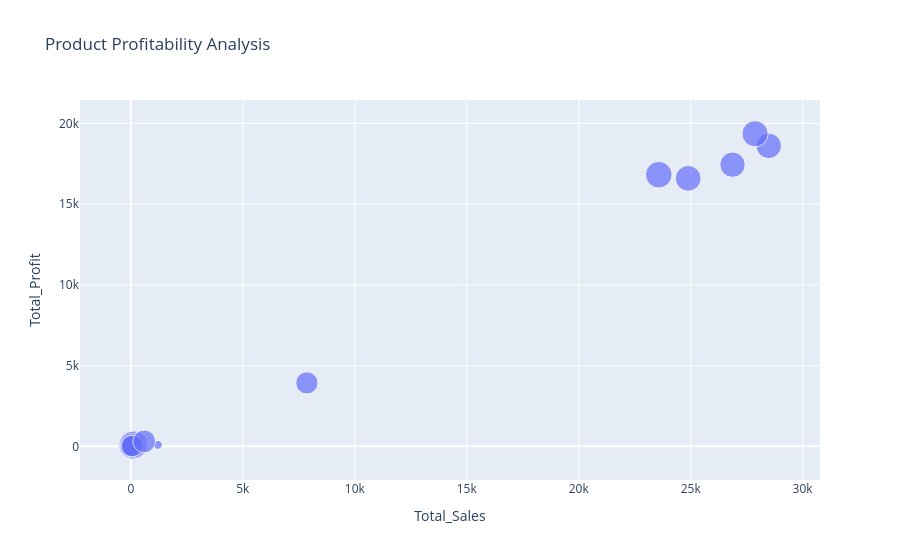

The notebook cell saved with this chart:
### Code cell
fig = px.scatter(
    product_analysis,
    x="Total_Sales",
    y="Total_Profit",
    size="Avg_Margin",
    hover_name="Product Name",
    title="Product Profitability Analysis"
)

fig.show()

### Figure 1 — Plotly figure (JSON) as saved in the notebook; plotly's stock layout.template omitted (floating-point values rounded to 4 significant figures)
{"data": [{"hovertemplate": "<b>%{hovertext}</b><br><br>Total_Sales=%{x}<br>Total_Profit=%{y}<br>Avg_Margin=%{marker.size}<extra></extra>", "hovertext": ["Everlasting Gobstopper", "Fizzy Lifting Drinks", "Fun Dip", "Hair Toffee", "Kazookles", "Laffy Taffy", "Lickable Wallpaper", "Nerds", "SweeTARTS", "Wonka Bar - Fudge Mallows", "Wonka Bar - Milk Chocolate", "Wonka Bar - Nutty Crunch Surprise", "Wonka Bar - Triple Dazzle Caramel", "Wonka Bar -Scrumdiddlyumptious", "Wonka Gum"], "legendgroup": "", "marker": {"color": "#636efa", "size": [80.0, 60.0, 40.0, 77.78, 7.692, 62.31, 50.0, 46.67, 46.67, 66.67, 64.92, 71.35, 65.33, 69.44, 52.0], "sizemode": "area", "sizeref": 0.2, "symbol": "circle"}, "mode": "markers", "name": "", "orientation": "v", "showlegend": false, "type": "scatter", "x": [130.0, 78.75, 12.0, 76.5, 1206.0, 53.73, 7860.0, 15.0, 61.5, 24890.0, 26870.0, 23570.0, 28480.0, 27870.0, 597.5], "xaxis": "x", "y": [104.0, 47.25, 4.8, 59.5, 92.75, 33.48, 3930.0, 7.0, 28.7, 16590.0, 17440.0, 16820.0, 18610.0, 19360.0, 310.7], "yaxis": "y"}], "layout": {"legend": {"itemsizing": "constant", "tracegroupgap": 0}, "title": {"text": "Product Profitability Analysis"}, "xaxis": {"anchor": "y", "domain": [0, 1], "title": {"text": "Total_Sales"}}, "yaxis": {"anchor": "x", "domain": [0, 1], "title": {"text": "Total_Profit"}}}}
